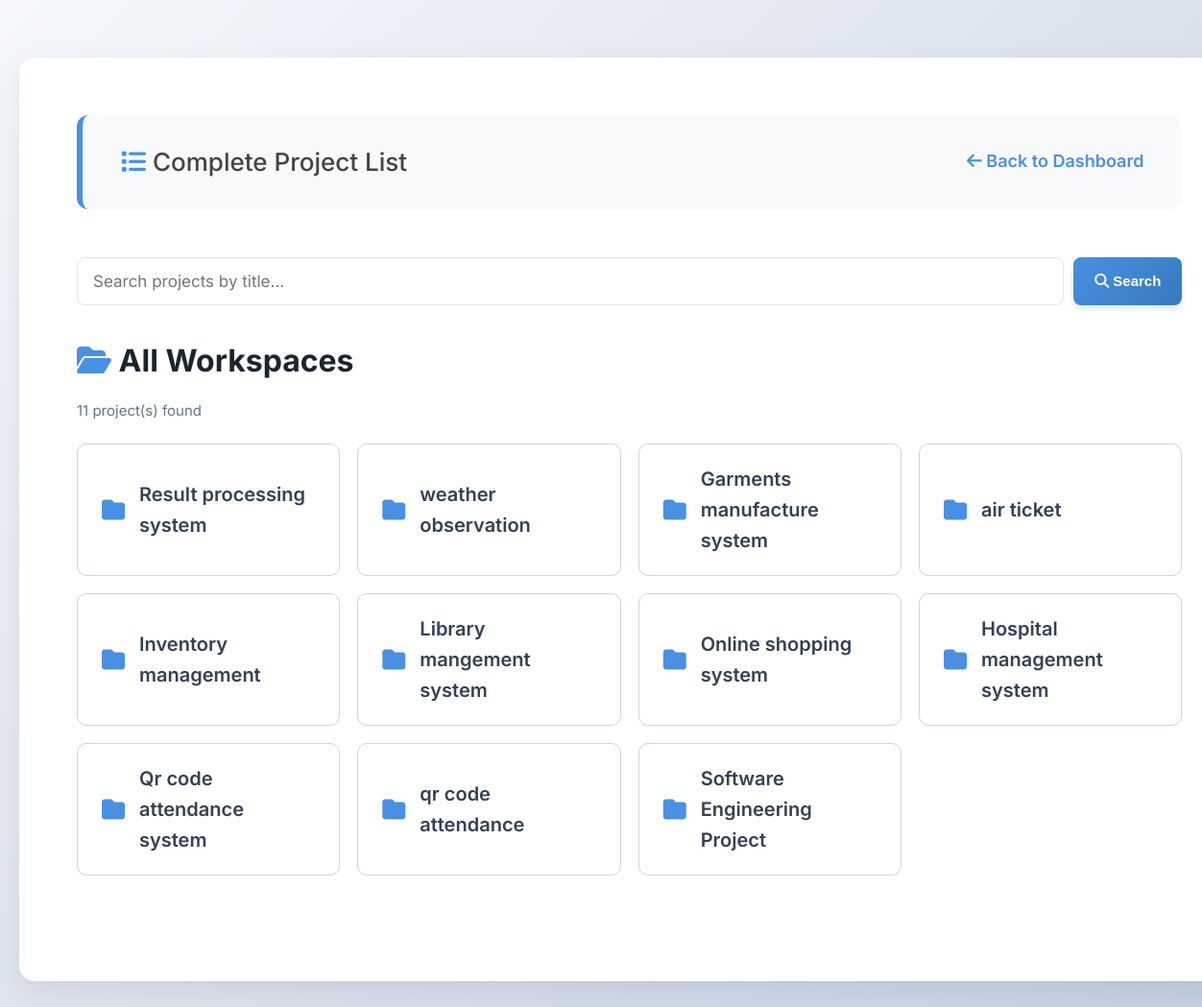
Screenshot of /projects (signed in) with the database file from the repository.
### tables this page shows
CREATE TABLE projects (
            id INTEGER PRIMARY KEY AUTOINCREMENT,
            title TEXT NOT NULL,
            manager_id INTEGER,
            deadline DATE,
            status TEXT DEFAULT 'Ongoing'
        );

### app.py (the view, shortened to what this page needs)
@app.route('/projects')
def project_list():
    if 'username' not in session:
        return redirect(url_for('login'))
    conn = get_db_connection()
    user_role = session.get('role')
    user_id = session.get('user_id')
    search_query = request.args.get('q', '').strip()
    search_pattern = '%' + search_query + '%'
    if user_role == 'admin':
        if search_query:
            projects = conn.execute('SELECT * FROM projects WHERE title LIKE ? ORDER BY id DESC', (search_pattern,)).fetchall()
        else:
            projects = conn.execute('SELECT * FROM projects ORDER BY id DESC').fetchall()
    conn.close()
    return render_template('projects_list.html', projects=projects, role=user_role, search_query=search_query)

### app.py (called while the page is built)
def get_db_connection():
    conn = sqlite3.connect('project_manager.db', timeout=10.0)
    conn.row_factory = sqlite3.Row
    return conn

### templates/projects_list.html (shortened to what this page needs)
<!DOCTYPE html>
<html lang="en">
<head>
    <link rel="stylesheet" href="https://cdnjs.cloudflare.com/ajax/libs/font-awesome/6.4.0/css/all.min.css">
    <link rel="stylesheet" href="{{ url_for('static', filename='style.css') }}">
</head>
<body>
<div class="container">
    <div class="nav-bar">
        <span>
            <i class="fas fa-list" style="color:#4a90e2;"></i>
            Complete Project List
        </span>
        <a href="/"
           style="color:#4a90e2; font-weight:600; text-decoration:none;">
            <i class="fas fa-arrow-left"></i>
            Back to Dashboard
        </a>
    </div>
    <form method="GET"
          action="{{ url_for('project_list') }}"
          class="search-form">
        <input type="text"
               name="q"
               value="{{ search_query }}"
               placeholder="Search projects by title...">
        <button type="submit">
            <i class="fas fa-search"></i>
            Search
        </button>
    </form>
    <h3 style="margin-bottom:10px;">
        <i class="fas fa-folder-open" style="color:#4a90e2;"></i>
        All Workspaces
    </h3>
    <p class="project-count">
        {{ projects|length }} project(s) found
    </p>
    {% if projects %}
    <div class="quick-projects-grid">
        {% for project in projects %}
        <a href="{{ url_for('project_detail', project_id=project.id) }}"
           class="quick-project-card">
            <i class="fas fa-folder"></i>
            <span>{{ project.title }}</span>
        </a>
        {% endfor %}
    </div>
    {% endif %}
</div>
</body>
</html>

### static/style.css (style rules this page uses)
body { font-family: 'Inter', sans-serif; background: linear-gradient(135deg, #f5f7fa 0%, #c3cfe2 100%); background-attachment: fixed; color: #333; line-height: 1.6; margin: 0; padding: 40px 20px; font-size: 18px; }
h3 { font-size: 32px; color: #1a252f; font-weight: 700; }
.container { width: 95%; max-width: 1400px; margin: 20px auto; background: #ffffff; padding: 60px; border-radius: 16px; box-shadow: 0 10px 30px rgba(0,0,0,0.08); }
.nav-bar { display: flex; justify-content: space-between; align-items: center; background-color: #f8f9fa; padding: 28px 40px; border-radius: 12px; margin-bottom: 50px; border-left: 6px solid #4a90e2; }
.nav-bar span { font-size: 26px; font-weight: 500; color: #444; }
input[type="text"], input[type="password"], input[type="date"], input[type="number"], input[type="file"], textarea { width: 100%; padding: 18px; margin: 8px 0 24px 0; border: 1px solid #e1e5eb; border-radius: 8px; box-sizing: border-box; font-family: inherit; font-size: 20px; transition: border-color 0.3s, box-shadow 0.3s; }
button, .btn { background: linear-gradient(135deg, #4a90e2 0%, #357abd 100%); color: white; border: none; padding: 18px 36px; border-radius: 8px; cursor: pointer; font-size: 20px; font-weight: 600; box-shadow: 0 4px 6px rgba(74, 144, 226, 0.2); transition: transform 0.2s, box-shadow 0.2s; }
.quick-projects-grid { display: grid; grid-template-columns: repeat(auto-fill, minmax(300px, 1fr)); gap: 20px; margin-bottom: 50px; }
a.quick-project-card { background: #ffffff; border: 1px solid #cbd5e1; padding: 20px 25px; border-radius: 10px; text-decoration: none; color: #334155; font-size: 20px; font-weight: 600; display: flex; align-items: center; transition: all 0.2s; }
a.quick-project-card i { color: #4a90e2; margin-right: 15px; font-size: 24px; }

### templates/projects_list.html (style rules this page uses)
.search-form { display: flex; gap: 10px; margin-bottom: 30px; }
.search-form input { flex: 1; min-width: 0; margin: 0; padding: 14px 16px; font-size: 17px; }
.search-form button, .search-form .btn { margin: 0; padding: 14px 22px; font-size: 15px; }
.project-count { color: #64748b; font-size: 15px; margin-bottom: 22px; }
.quick-projects-grid { display: grid; grid-template-columns: repeat(auto-fill, minmax(260px, 1fr)); gap: 18px; }

### rows the page displays
projects: title "Result processing system"
projects: title "weather observation"
projects: title "Garments manufacture system"
projects: title "air ticket"
projects: title "Inventory management"
projects: title "Library mangement system"
projects: title "Online shopping system"
projects: title "Hospital management system"
projects: title "Qr code attendance system"
projects: title "qr code attendance"
projects: title "Software Engineering Project"

### other values shown
{{ projects|length }} "11"
